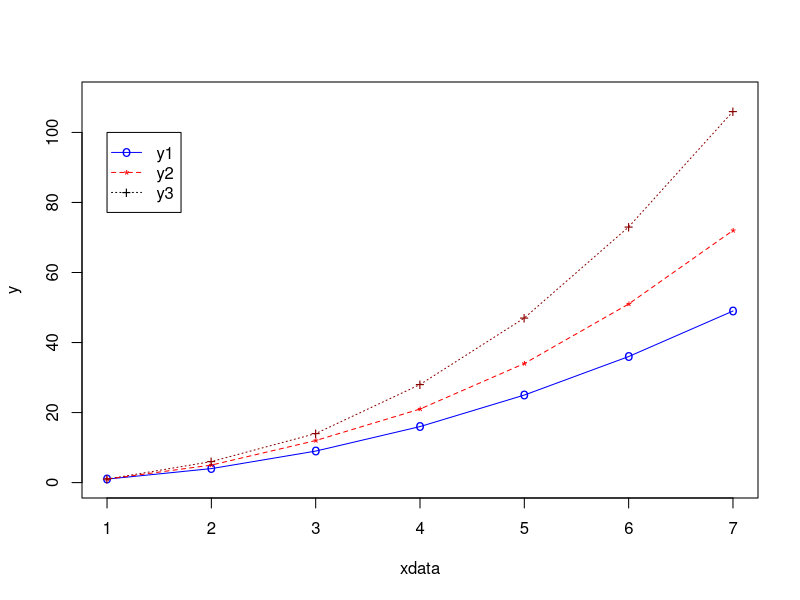

The R script that drew this image:
# define 3 data sets
xdata <- c(1,2,3,4,5,6,7)
y1 <- c(1,4,9,16,25,36,49)
y2 <- c(1, 5, 12, 21, 34, 51, 72)
y3 <- c(1, 6, 14, 28, 47, 73, 106 )

# plot the first curve by calling plot() function
# First curve is plotted
plot(xdata, y1, type="o", col="blue", pch="o", lty=1, ylim=c(0,110), ylab="y" )

# Add second curve to the same plot by calling points() and lines()
# Use symbol '*' for points.
points(xdata, y2, col="red", pch="*")
lines(xdata, y2, col="red",lty=2)

# Add Third curve to the same plot by calling points() and lines()
# Use symbol '+' for points.
points(xdata, y3, col="dark red",pch="+")
lines(xdata, y3, col="dark red", lty=3)

# Adding a legend inside box at the location (2,40) in graph coordinates.
# Note that the order of plots are maintained in the vectors of attributes.
legend(1,100,legend=c("y1","y2","y3"), col=c("blue","red","black"),
       pch=c("o","*","+"),lty=c(1,2,3), ncol=1)